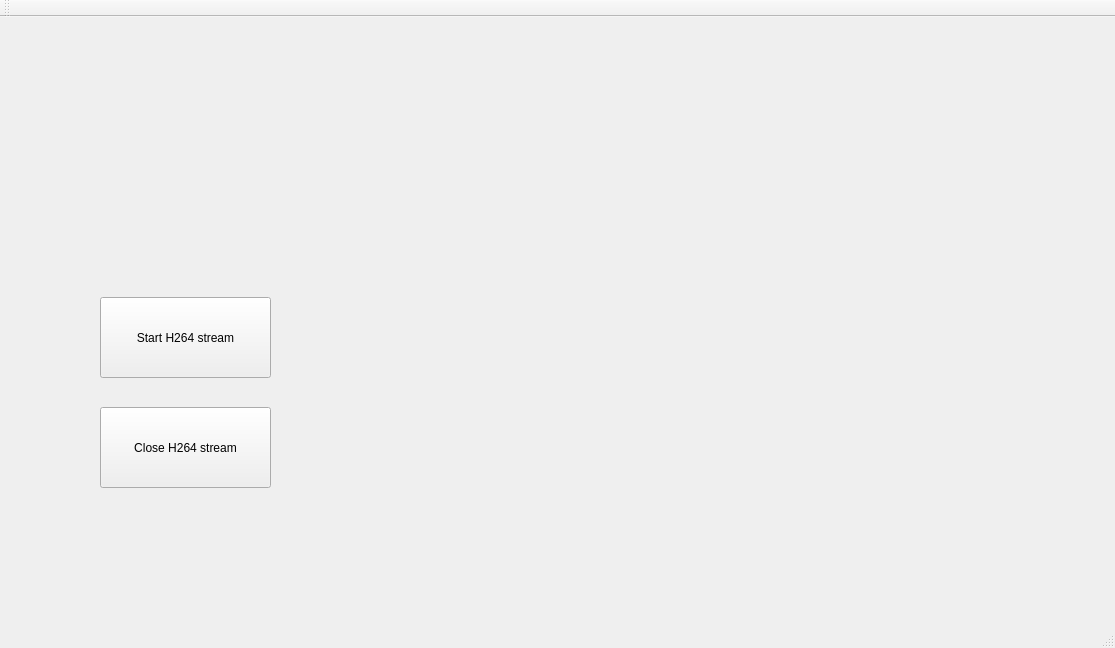
<?xml version="1.0" encoding="UTF-8"?>
<ui version="4.0">
 <class>MainWindow</class>
 <widget class="QMainWindow" name="MainWindow">
  <property name="geometry">
   <rect>
    <x>0</x>
    <y>0</y>
    <width>1115</width>
    <height>648</height>
   </rect>
  </property>
  <property name="windowTitle">
   <string>MainWindow</string>
  </property>
  <widget class="QWidget" name="centralWidget">
   <widget class="QPushButton" name="pushButton_open_webcam">
    <property name="geometry">
     <rect>
      <x>100</x>
      <y>280</y>
      <width>171</width>
      <height>81</height>
     </rect>
    </property>
    <property name="text">
     <string>Start H264 stream</string>
    </property>
   </widget>
   <widget class="QPushButton" name="pushButton_close_webcam">
    <property name="geometry">
     <rect>
      <x>100</x>
      <y>390</y>
      <width>171</width>
      <height>81</height>
     </rect>
    </property>
    <property name="text">
     <string>Close H264 stream</string>
    </property>
   </widget>
   <widget class="QLabel" name="label">
    <property name="geometry">
     <rect>
      <x>360</x>
      <y>130</y>
      <width>731</width>
      <height>431</height>
     </rect>
    </property>
    <property name="text">
     <string/>
    </property>
   </widget>
  </widget>
  <widget class="QMenuBar" name="menuBar">
   <property name="geometry">
    <rect>
     <x>0</x>
     <y>0</y>
     <width>1115</width>
     <height>26</height>
    </rect>
   </property>
  </widget>
  <widget class="QToolBar" name="mainToolBar">
   <attribute name="toolBarArea">
    <enum>TopToolBarArea</enum>
   </attribute>
   <attribute name="toolBarBreak">
    <bool>false</bool>
   </attribute>
  </widget>
  <widget class="QStatusBar" name="statusBar"/>
 </widget>
 <layoutdefault spacing="6" margin="11"/>
 <resources/>
 <connections/>
</ui>
